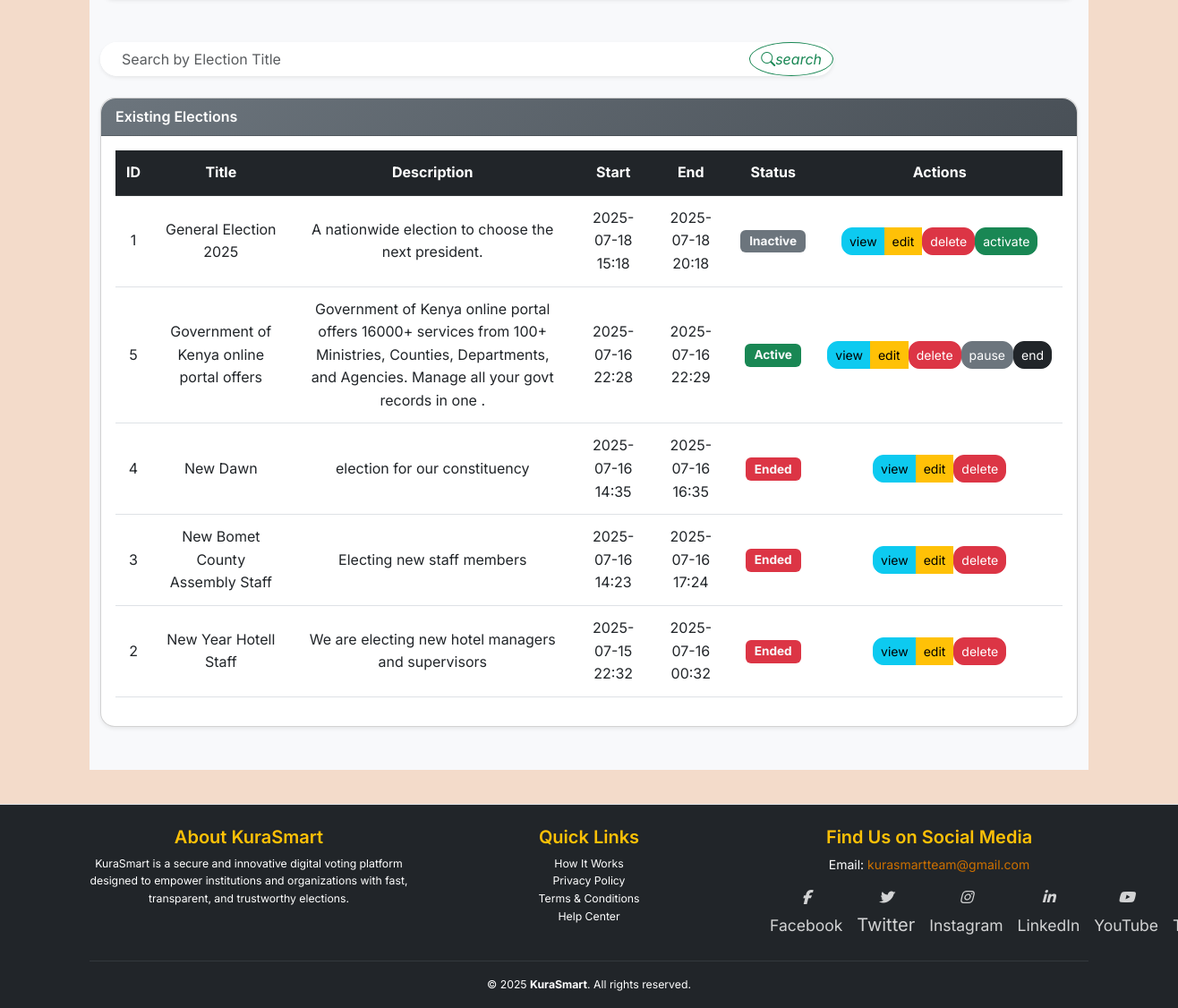
/admin/manage-elections (signed in, lower part), run on an earlier commit of the app's database.
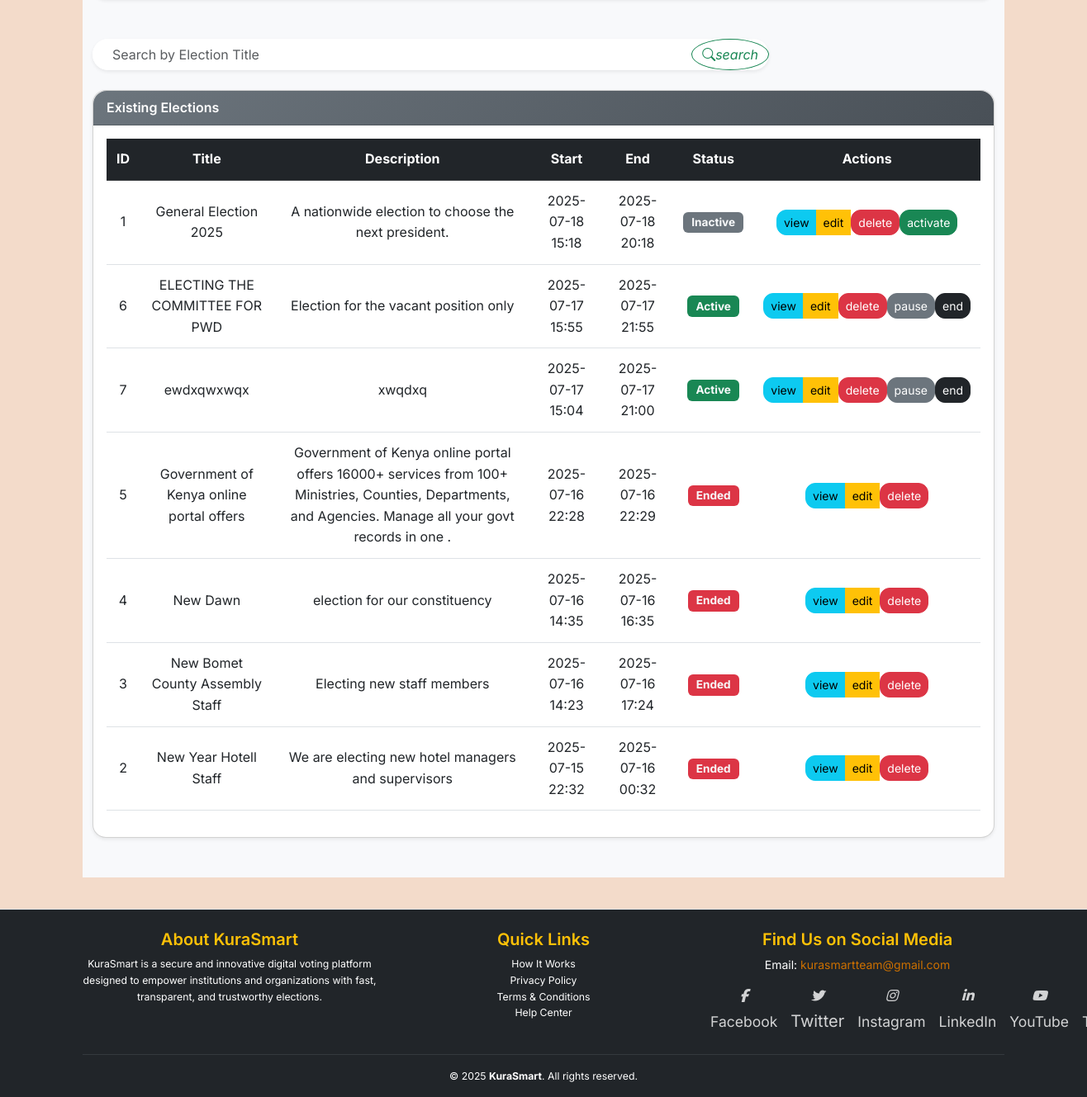
And on a later commit of the database.
### app/models.py (models this page shows, shortened)
class Election(db.Model):
    __tablename__ = 'election'
    id = db.Column(db.Integer, primary_key=True)
    title = db.Column(db.String(255), nullable=False)
    description = db.Column(db.Text)
    start_date = db.Column(db.DateTime, nullable=False)
    end_date = db.Column(db.DateTime, nullable=False)
    is_active = db.Column(db.Boolean, default=True)
    status = db.Column(db.Enum(ElectionStatusEnum), nullable=False, default=ElectionStatusEnum.INACTIVE)
    created_at = db.Column(db.DateTime, default=datetime.utcnow)
    updated_at = db.Column(db.DateTime, onupdate=func.now())
    deactivated_by = db.Column(db.Integer, db.ForeignKey('users.id'))
    candidates = db.relationship('Candidate', back_populates='election', lazy='select')
    positions = db.relationship('Position', back_populates='election', lazy='select', cascade="all, delete-orphan")
    votes = db.relationship('Vote', back_populates='election', lazy='select')

### app/routes/web_auth.py (the view, shortened to what this page needs)
@admin_web_bp.route('/manage-elections', methods=['GET', 'POST'])
@login_required
@admin_required
def manage_elections():
    if not (current_user.is_superadmin or current_user.role == UserRole.admin.value):
        abort(403)
    form = ElectionForm()
    now = datetime.now()
    current_datetime = now.strftime('%Y-%m-%dT%H:%M')
    try:
        elections = Election.query.all()
        for election in elections:
            if election.status not in [ElectionStatusEnum.ENDED, ElectionStatusEnum.PAUSED]:
                if election.start_date <= now < election.end_date:
                    election.status = ElectionStatusEnum.ACTIVE
                elif now >= election.end_date:
                    election.status = ElectionStatusEnum.ENDED
        db.session.commit()
        search_title = request.args.get("search_title", "").strip()
        elections_query = Election.query
        if search_title:
            elections_query = elections_query.filter(Election.title.ilike(f"{search_title}%"))
        elections = elections_query.order_by(Election.start_date.desc()).all()
        return render_template(
            "admin/manage_elections.html",
            elections=elections,
            form=form,
            current_datetime=current_datetime,
            search_title=search_title,
            now=now
        )
    except Exception as e:
        db.session.rollback()
        flash(f"❌ Error managing elections: {e}", "danger")
        return redirect(url_for("admin_web.dashboard"))

### app/forms/forms.py (shortened to what this page needs)
class ElectionForm(FlaskForm):
    title = StringField("Title", validators=[DataRequired()])
    description = TextAreaField("Description")
    start_date = DateTimeLocalField(
        "Start Date", format="%Y-%m-%dT%H:%M", validators=[DataRequired()]
    )
    end_date = DateTimeLocalField(
        "End Date", format="%Y-%m-%dT%H:%M", validators=[DataRequired()]
    )
    status = SelectField(
        "Status",
        choices=[(e.value, e.name.title()) for e in ElectionStatusEnum],
        validators=[DataRequired()],
        coerce=str,  # change to int if your Enum values are ints
    )
    candidates = FieldList(FormField(CandidateForm), min_entries=1)
    submit = SubmitField("Save Changes")

### app/models.py (called while the page is built)
    def is_super_admin(self):
        return self.role == UserRole.super_admin

### app/templates/admin/manage_elections.html (shortened to what this page needs)
{% extends "base.html" %}
{% block content %}
<div class="manage-elections-background py-5">
  <div class="container" data-aos="fade-up">
    <form method="GET" class="mb-4">
      <div class="input-group shadow-sm rounded-pill bg-white w-75">
        <input type="text" name="search_title" class="form-control border-0 rounded-pill ps-4" placeholder="Search by Election Title" value="{{ search_title }}">
        <button type="submit" class="btn btn-outline-success rounded-circle" aria-label="Search">
          <i class="bi bi-search">search</i>
        </button>
      </div>
    </form>
    <div class="card shadow-sm rounded-4" data-aos="fade-left">
      <div class="card-header bg-gradient-secondary text-white fw-semibold rounded-top-4">
        Existing Elections
      </div>
      <div class="card-body">
        {% if elections %}
          <div class="table-responsive">
            <table class="table align-middle table-hover text-center">
              <thead class="table-dark">
                <tr>
                  <th>ID</th>
                  <th>Title</th>
                  <th>Description</th>
                  <th>Start</th>
                  <th>End</th>
                  <th>Status</th>
                  <th>Actions</th>
                </tr>
              </thead>
              <tbody>
                {% for election in elections %}
                  {% set status = election.status.value if election.status else 'unknown' %}
                  {% set status_clr = {'inactive':'secondary','active':'success','paused':'warning','ended':'danger'}.get(status,'dark') %}
                  <tr data-aos="fade-up" data-aos-delay="{{ loop.index * 50 }}">
                    <td>{{ election.id }}</td>
                    <td>{{ election.title }}</td>
                    <td>{{ election.description or '—' }}</td>
                    <td>{{ election.start_date.strftime('%Y-%m-%d %H:%M') }}</td>
                    <td>{{ election.end_date.strftime('%Y-%m-%d %H:%M') }}</td>
                    <td><span class="badge bg-{{ status_clr }} text-light">{{ status.title() }}</span></td>
                    <td>
                      <div class="btn-group" role="group">
                        <a href="{{ url_for('admin_web.view_election', election_id=election.id) }}" class="btn btn-sm btn-info">view</a>
                        <a href="{{ url_for('admin_web.edit_election', election_id=election.id) }}" class="btn btn-sm btn-warning">edit</a>
                        <form method="POST" action="{{ url_for('admin_web.delete_election', election_id=election.id) }}" onsubmit="return confirm('Are you sure?');" class="d-inline">
                          <button type="submit" class="btn btn-sm btn-danger">delete</button>
                        </form>
                        {% if status == 'active' %}
                          <form method="POST" action="{{ url_for('admin_web.pause_election', election_id=election.id) }}" class="d-inline">
                            <button type="submit" class="btn btn-sm btn-secondary">pause</button>
                          </form>
                          <form method="POST" action="{{ url_for('admin_web.end_election', election_id=election.id) }}" class="d-inline">
                            <button type="submit" class="btn btn-sm btn-dark">end</button>
                          </form>
                        {% elif status == 'inactive' %}
                          <form method="POST" action="{{ url_for('admin_web.activate_election', election_id=election.id) }}" class="d-inline">
                            <button type="submit" class="btn btn-sm btn-success">activate</button>
                          </form>
                        {% endif %}
                      </div>
                    </td>
                  </tr>
                {% endfor %}
              </tbody>
            </table>
          </div>
        {% else %}
          <p class="text-center text-muted">No elections found.</p>
        {% endif %}
      </div>
    </div>
  </div>
</div>
{% endblock %}

What changed in the data, as far as the page shows it:
added Election: id "6", title "ELECTING THE COMMITTEE FOR PWD", description "Election for the vacant position only", start_date "2025-07-17 15:55", end_date "2025-07-17 21:55", title "Active"
added Election: id "7", title "ewdxqwxwqx", description "xwqdxq", start_date "2025-07-17 15:04", end_date "2025-07-17 21:00", title "Active"
changed Election "Government of Kenya online portal offers": title "Active" → "Ended"; no longer shows "pause end"
